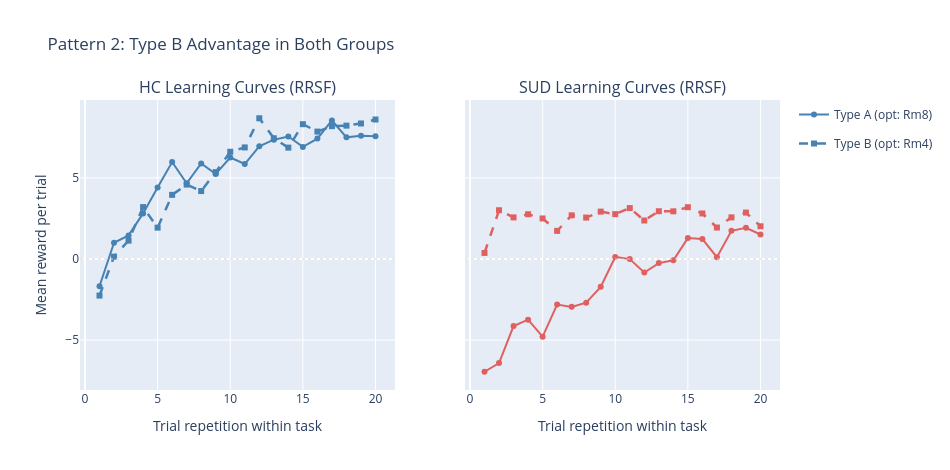

Here is the notebook cell this chart was saved with:
### Code cell
# ── Pattern 2: Type B advantage — learning curves (Fig 2B) ───────────────────

fig = make_subplots(
    rows=1, cols=2, shared_yaxes=True,
    subplot_titles=['HC Learning Curves (RRSF)', 'SUD Learning Curves (RRSF)'],
)

for col, (lc, label, color) in enumerate([
        (hc_lc, 'HC', HC_COLOR), (sud_lc, 'SUD', SUD_COLOR)], start=1):

    a_mean = np.nanmean([lc['A_easy'], lc['A_hard']], axis=0)
    b_mean = np.nanmean([lc['B_easy'], lc['B_hard']], axis=0)

    fig.add_trace(go.Scatter(
        x=REPS.tolist(), y=a_mean.tolist(),
        mode='lines+markers', name='Type A (opt: Rm8)',
        legendgroup='typeA', showlegend=(col == 1),
        line=dict(color=color, dash='solid', width=2),
        marker=dict(symbol='circle', size=6),
    ), row=1, col=col)
    fig.add_trace(go.Scatter(
        x=REPS.tolist(), y=b_mean.tolist(),
        mode='lines+markers', name='Type B (opt: Rm4)',
        legendgroup='typeB', showlegend=(col == 1),
        line=dict(color=color, dash='dash', width=2.5),
        marker=dict(symbol='square', size=6),
    ), row=1, col=col)
    # Zero-reward reference line
    fig.add_hline(y=0, line=dict(color='lightgray', dash='dot', width=1),
                  row=1, col=col)

fig.update_xaxes(title_text='Trial repetition within task')
fig.update_yaxes(title_text='Mean reward per trial', col=1)
fig.update_layout(
    title_text='Pattern 2: Type B Advantage in Both Groups',
    height=470, width=950,
)
fig.show()

print('Asymptotic performance (last 5 repetitions):')
for label, lc in [('HC',  hc_lc), ('SUD', sud_lc)]:
    last_A = np.nanmean([lc['A_easy'][-5:], lc['A_hard'][-5:]])
    last_B = np.nanmean([lc['B_easy'][-5:], lc['B_hard'][-5:]])
    print(f'  {label}:  Type A={last_A:.2f},  Type B={last_B:.2f},  B-A gap={last_B - last_A:.2f}')
print('EXPECT: Type B > Type A for both groups (left-left is cognitively cheaper).')

### Figure 1 — Plotly figure (JSON) as saved in the notebook; plotly's stock layout.template omitted (floating-point values rounded to 4 significant figures)
{"data": [{"legendgroup": "typeA", "line": {"color": "#4682b4", "dash": "solid", "width": 2}, "marker": {"size": 6, "symbol": "circle"}, "mode": "lines+markers", "name": "Type A (opt: Rm8)", "showlegend": true, "type": "scatter", "x": [1, 2, 3, 4, 5, 6, 7, 8, 9, 10, 11, 12, 13, 14, 15, 16, 17, 18, 19, 20], "xaxis": "x", "y": [-1.678, 1, 1.456, 2.811, 4.411, 5.978, 4.667, 5.889, 5.244, 6.256, 5.856, 6.944, 7.356, 7.556, 6.911, 7.422, 8.544, 7.5, 7.6, 7.567], "yaxis": "y"}, {"legendgroup": "typeB", "line": {"color": "#4682b4", "dash": "dash", "width": 2.5}, "marker": {"size": 6, "symbol": "square"}, "mode": "lines+markers", "name": "Type B (opt: Rm4)", "showlegend": true, "type": "scatter", "x": [1, 2, 3, 4, 5, 6, 7, 8, 9, 10, 11, 12, 13, 14, 15, 16, 17, 18, 19, 20], "xaxis": "x", "y": [-2.256, 0.1444, 1.133, 3.2, 1.933, 3.956, 4.589, 4.189, 5.356, 6.611, 6.878, 8.678, 7.444, 6.867, 8.311, 7.856, 8.189, 8.222, 8.356, 8.6], "yaxis": "y"}, {"legendgroup": "typeA", "line": {"color": "#e06060", "dash": "solid", "width": 2}, "marker": {"size": 6, "symbol": "circle"}, "mode": "lines+markers", "name": "Type A (opt: Rm8)", "showlegend": false, "type": "scatter", "x": [1, 2, 3, 4, 5, 6, 7, 8, 9, 10, 11, 12, 13, 14, 15, 16, 17, 18, 19, 20], "xaxis": "x2", "y": [-6.952, -6.416, -4.139, -3.741, -4.789, -2.807, -2.952, -2.693, -1.717, 0.1265, -0.006024, -0.8313, -0.253, -0.07831, 1.289, 1.229, 0.1145, 1.735, 1.928, 1.512], "yaxis": "y2"}, {"legendgroup": "typeB", "line": {"color": "#e06060", "dash": "dash", "width": 2.5}, "marker": {"size": 6, "symbol": "square"}, "mode": "lines+markers", "name": "Type B (opt: Rm4)", "showlegend": false, "type": "scatter", "x": [1, 2, 3, 4, 5, 6, 7, 8, 9, 10, 11, 12, 13, 14, 15, 16, 17, 18, 19, 20], "xaxis": "x2", "y": [0.3735, 3.006, 2.566, 2.759, 2.5, 1.735, 2.693, 2.554, 2.922, 2.765, 3.139, 2.373, 2.946, 2.94, 3.193, 2.807, 1.94, 2.566, 2.861, 2.018], "yaxis": "y2"}], "layout": {"annotations": [{"font": {"size": 16}, "showarrow": false, "text": "HC Learning Curves (RRSF)", "x": 0.225, "xanchor": "center", "xref": "paper", "y": 1, "yanchor": "bottom", "yref": "paper"}, {"font": {"size": 16}, "showarrow": false, "text": "SUD Learning Curves (RRSF)", "x": 0.775, "xanchor": "center", "xref": "paper", "y": 1, "yanchor": "bottom", "yref": "paper"}], "height": 470, "shapes": [{"line": {"color": "lightgray", "dash": "dot", "width": 1}, "type": "line", "x0": 0, "x1": 1, "xref": "x domain", "y0": 0, "y1": 0, "yref": "y"}, {"line": {"color": "lightgray", "dash": "dot", "width": 1}, "type": "line", "x0": 0, "x1": 1, "xref": "x2 domain", "y0": 0, "y1": 0, "yref": "y2"}], "title": {"text": "Pattern 2: Type B Advantage in Both Groups"}, "width": 950, "xaxis": {"anchor": "y", "domain": [0, 0.45], "title": {"text": "Trial repetition within task"}}, "xaxis2": {"anchor": "y2", "domain": [0.55, 1], "title": {"text": "Trial repetition within task"}}, "yaxis": {"anchor": "x", "domain": [0, 1], "title": {"text": "Mean reward per trial"}}, "yaxis2": {"anchor": "x2", "domain": [0, 1], "matches": "y", "showticklabels": false}}}
